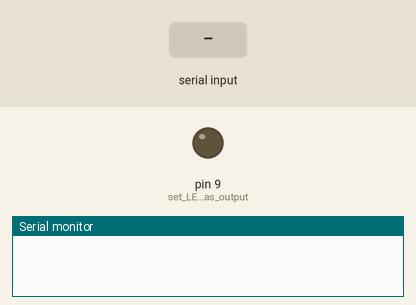
Recording of a sketch running on a simulated Arduino Uno, built with avr-gcc and run on an emulated ATmega328P. Shown: output pins drawn as LEDs (lit = HIGH), the last lines printed to the serial monitor. The inputs (shaded band) are chosen by the test bench.

Above: at 1.2 s.
1.3 s: byte 30 received over Serial
At 2.2 s:
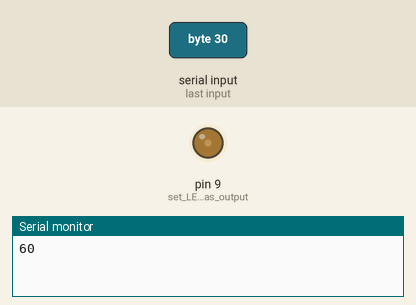
2.8 s: byte 90 received over Serial
At 3.3 s:
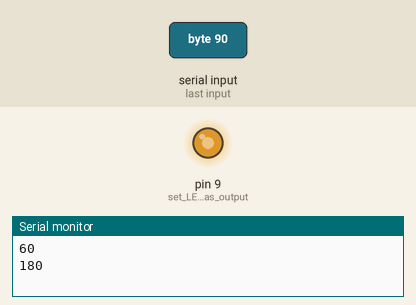
4.3 s: byte 120 received over Serial
At 5.7 s:
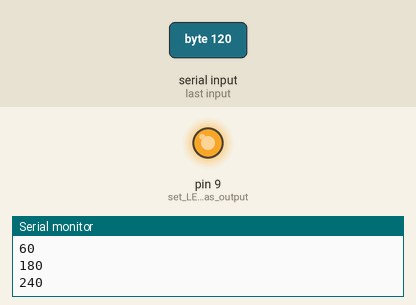
Timing chart, 0 to 7.3 s (numbered marks = the images above; inputs shaded):
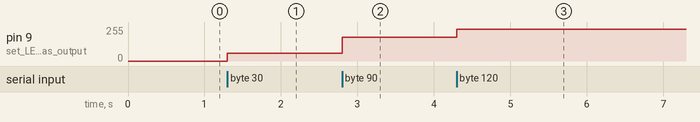

Measured:
- after the input at 1.3 s, pin 9 (set_LED_pin_as_output): 0/255 → 60/255 at once
- after the input at 2.8 s, pin 9 (set_LED_pin_as_output): 60/255 → 180/255 at once
- after the input at 4.3 s, pin 9 (set_LED_pin_as_output): 180/255 → 240/255 at once

The sketch:

UART.ino
```cpp
void setup() {
  pinMode(9, OUTPUT);      // set LED pin as output
  Serial.begin(9600);       // initialize UART with baud rate of 9600 bps
}

void loop() {
  if (Serial.available() > 0) {
    unsigned int data_rcvd = Serial.read();
      unsigned int voltage = map(data_rcvd, 0, 127, 0, 255);
      Serial.println(voltage);
      analogWrite(9, voltage); // switch LED On


        }
        }


                
```
